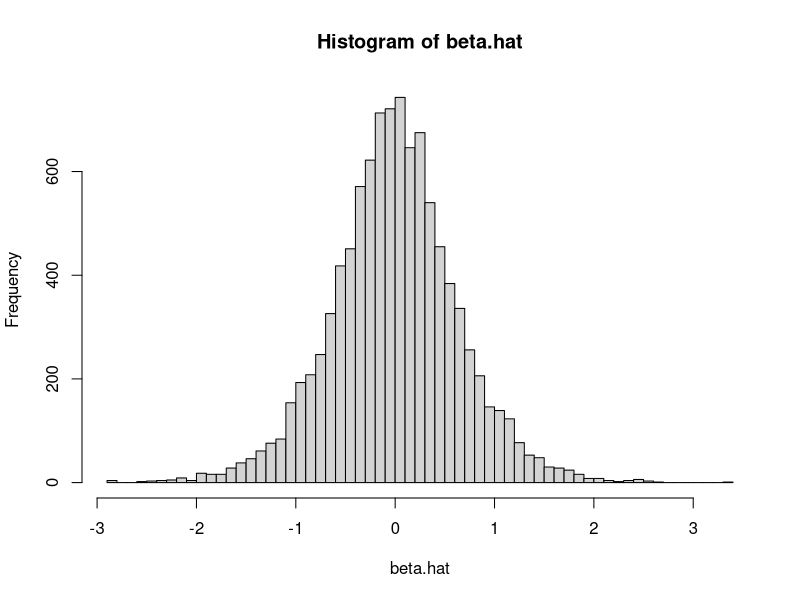

The R script that drew this image:
M <- 10000
beta.hat <- rep(0, M)
rsqrd <- rep(0, M)
tstat <- rep(0, M)


for(i in 1:M)
{
  y <- cumsum(rnorm(500))
  x <- cumsum(rnorm(500))
  fit <- summary(lm(y ~ x))
  #beta.hat[i] <- coef(fit)[2]
  beta.hat[i] <- fit$coefficients[2,1]
  rsqrd[i] <- fit$r.squared
  tstat[i] <- fit$coefficients[2,3]
}

hist(beta.hat, breaks = 50)